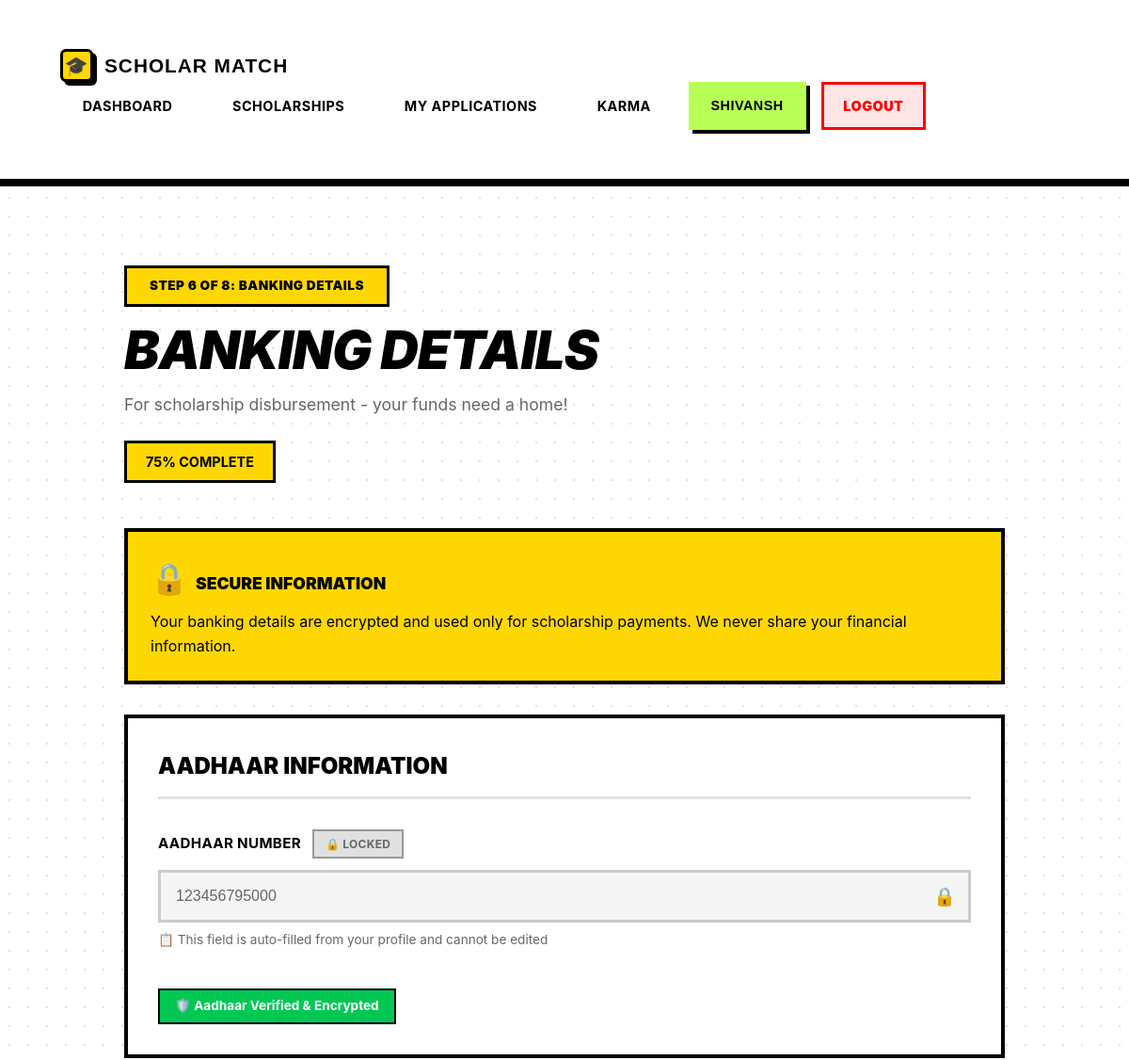
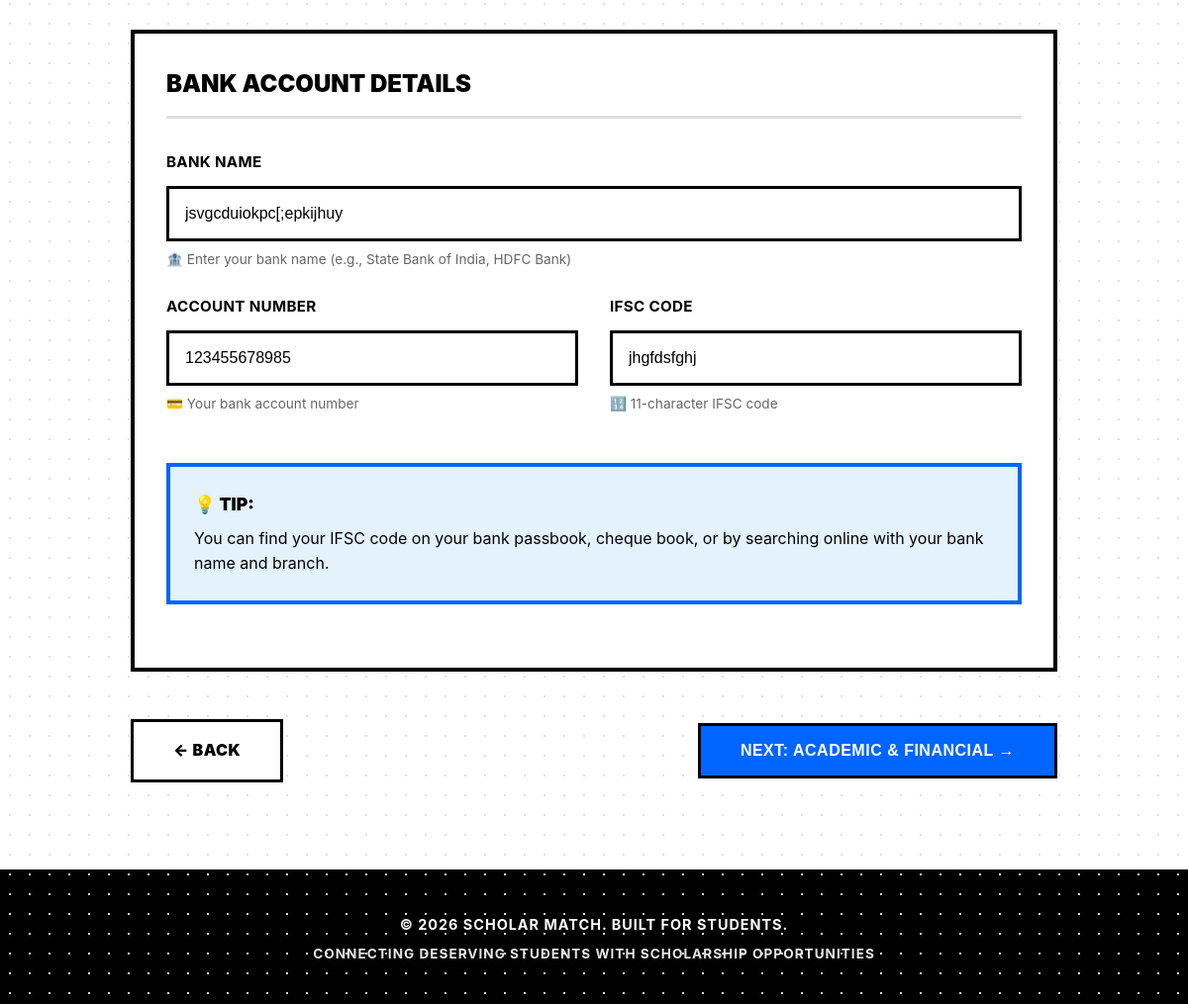
The page /accounts/otr/step6/ (signed in) on the database its author committed (2 pictures, top to bottom).
### users/models.py (models this page shows, shortened)
class User(AbstractUser):
    is_student = models.BooleanField(default=True)
    is_moderator = models.BooleanField(default=False)
    is_organization = models.BooleanField(default=False)

class StudentProfile(models.Model):
    user = models.OneToOneField(User, on_delete=models.CASCADE, primary_key=True)
    full_name = models.CharField(max_length=150)
    dob = models.DateField(null=True, blank=True, verbose_name="Date of Birth")
    gender = models.CharField(max_length=10, choices=[('Male', 'Male'), ('Female', 'Female'), ('Other', 'Other')], blank=True)
    father_name = models.CharField(max_length=150, blank=True)
    mother_name = models.CharField(max_length=150, blank=True)
    annual_income = models.DecimalField(max_digits=10, decimal_places=2, null=True, blank=True)
    caste_category = models.CharField(max_length=50, choices=[
        ('General', 'General'),
        ('OBC', 'OBC'),
        ('SC', 'SC'),
        ('ST', 'ST'),
        ('EWS', 'EWS')
    ], blank=True)
    is_disabled = models.BooleanField(default=False, verbose_name="Person with Disability")
    phone = models.CharField(max_length=15, blank=True)
    address = models.TextField(blank=True)
    pin_code = models.CharField(max_length=10, blank=True)
    city = models.CharField(max_length=100, blank=True)
    state = models.CharField(max_length=100, blank=True)
    aadhaar_number = models.CharField(max_length=12, blank=True, unique=True, null=True, help_text="12-digit Aadhaar number")
    bank_account_number = models.CharField(max_length=20, blank=True)
    bank_ifsc_code = models.CharField(max_length=11, blank=True, verbose_name="IFSC Code")
    bank_name = models.CharField(max_length=100, blank=True)
    otr_completed = models.BooleanField(default=False, help_text="Has student completed OTR?")
    otr_step = models.IntegerField(default=1, help_text="Current OTR step (1-7)")
    profile_completion = models.IntegerField(default=0, help_text="Profile completion percentage")
    total_karma_points = models.IntegerField(default=0, help_text="Total karma points balance")
    karma_rank = models.IntegerField(null=True, blank=True, help_text="Rank on leaderboard")
    verified_scholar_badge = models.BooleanField(default=False, help_text="Has purchased verified scholar badge")
    created_at = models.DateTimeField(auto_now_add=True)

### users/otr_views.py (the view)
# urls.py: path('otr/step6/',        otr_views.otr_step6,        name='otr_step6'),
@login_required
def otr_step6(request):
    profile = request.user.studentprofile
    if request.method == 'POST':
        form = OTRStep6Form(request.POST, instance=profile)
        if form.is_valid():
            form.save()
            profile.otr_step = 7
            profile.profile_completion = 75
            profile.save()
            messages.success(request, 'Banking details saved successfully!')
            return redirect('otr_step7')
    else:
        form = OTRStep6Form(instance=profile)
    return render(request, 'users/otr/step6_banking.html', {
        'form': form, 'profile': profile, 'step': 6
    })

### users/forms.py
class OTRStep6Form(forms.ModelForm):
    class Meta:
        model = StudentProfile
        fields = ['aadhaar_number', 'bank_account_number', 'bank_ifsc_code', 'bank_name']

### users/templates/users/otr/step6_banking.html (shortened to what this page needs)
{% extends 'base.html' %}
{% block content %}
<div class="otr-container">
    <div class="step-header">
        <div class="step-badge">STEP 6 OF 8: BANKING DETAILS</div>
        <h1 class="step-title">BANKING DETAILS</h1>
        <p class="step-subtitle">For scholarship disbursement - your funds need a home!</p>
        <div class="completion-badge">75% COMPLETE</div>
    </div>
    <form method="post">
        <div class="info-box">
            <strong><span class="info-icon">🔒</span>SECURE INFORMATION</strong>
            Your banking details are encrypted and used only for scholarship payments. We never share your financial
            information.
        </div>
        <div class="form-section">
            <h3>Aadhaar Information</h3>
            <div class="form-group field-lock-icon">
                <label for="{{ form.aadhaar_number.id_for_label }}">
                    Aadhaar Number
                    <span class="readonly-badge">🔒 Locked</span>
                </label>
                {{ form.aadhaar_number }}
                <div class="helper-text">📋 This field is auto-filled from your profile and cannot be edited</div>
            </div>
            <div class="secure-badge">
                🛡️ Aadhaar Verified & Encrypted
            </div>
        </div>
        <div class="form-section">
            <h3>Bank Account Details</h3>
            <div class="form-group">
                <label for="{{ form.bank_name.id_for_label }}">Bank Name</label>
                {{ form.bank_name }}
                <div class="helper-text">🏦 Enter your bank name (e.g., State Bank of India, HDFC Bank)</div>
            </div>
            <div class="form-row">
                <div class="form-group">
                    <label for="{{ form.bank_account_number.id_for_label }}">Account Number</label>
                    {{ form.bank_account_number }}
                    <div class="helper-text">💳 Your bank account number</div>
                </div>
                <div class="form-group">
                    <label for="{{ form.bank_ifsc_code.id_for_label }}">IFSC Code</label>
                    {{ form.bank_ifsc_code }}
                    <div class="helper-text">🔢 11-character IFSC code</div>
                </div>
            </div>
            <div class="info-box" style="background: #E3F2FD; border-color: var(--blue-primary);">
                <strong>💡 TIP:</strong>
                You can find your IFSC code on your bank passbook, cheque book, or by searching online with your bank
                name and branch.
            </div>
        </div>
        <div class="button-group">
            <a href="{% url 'otr_step5' %}" class="btn-secondary">← Back</a>
            <button type="submit" class="btn-primary">Next: Academic &amp; Financial &rarr;</button>
        </div>
    </form>
</div>
{% endblock %}

### templates/base.html (shortened to what this page needs)
<!DOCTYPE html>
<html lang="en">
<head>
</head>
<body>
    <nav>
        <div class="container">
            <a href="/" class="logo">
                <div class="logo-icon">🎓</div>
                <span>Scholar Match</span>
            </a>
            <ul>
                {% if user.is_authenticated %}
                {% if user.is_student %}
                <li><a href="{% url 'student_dashboard' %}">Dashboard</a></li>
                <li><a href="{% url 'scholarships:scholarship_list' %}">Scholarships</a></li>
                <li><a href="{% url 'applications:my_applications' %}">My Applications</a></li>
                <li><a href="{% url 'karma:karma_dashboard' %}">Karma</a></li>
                {% elif user.is_organization %}
                <li><a href="{% url 'funder_portal:funder_dashboard' %}">Dashboard</a></li>
                <li><a href="{% url 'funder_portal:create_scholarship' %}">Create Scholarship</a></li>
                <li><a href="{% url 'funder_portal:view_applications' %}">Applications</a></li>
                {% elif user.is_moderator %}
                <li><a href="{% url 'moderator_dashboard' %}">Dashboard</a></li>
                <li><a href="{% url 'moderator_add_scholarship' %}">Add Scholarship</a></li>
                <li><a href="{% url 'karma:moderator_overview' %}">Karma Review</a></li>
                {% endif %}
                <li>
                    <span class="user-info">{{ user.username }}</span>
                </li>
                <li><a href="{% url 'logout' %}" class="logout-btn">Logout</a></li>
                {% else %}
                <li><a href="{% url 'login' %}">Login</a></li>
                {% endif %}
            </ul>
        </div>
    </nav>
    <div class="container">
        {% block content %}
        {% endblock %}
    </div>
    <footer>
        <p>&copy; 2026 Scholar Match. Built for Students.</p>
        <p style="margin-top: 0.5rem; font-size: 0.85rem; opacity: 0.9;">Connecting Deserving Students with Scholarship
            Opportunities</p>
    </footer>
</body>
</html>

### templates/base.html (style rules this page uses)
* { margin: 0; padding: 0; box-sizing: border-box; }
:root { --primary-yellow: #FFD700; --neon-green: #B8FF57; --bright-blue: #0066FF; --black: #000000; --white: #FFFFFF; --light-gray: #f5f5f5; --text-gray: #666666; --border-black: #000000; --shadow-black: #000000; --bright-red: #FF0000; --bright-green: #00CC00; --bright-purple: #B8A4FF; --bright-orange: #FFA04A; }
body { font-family: 'Arial', 'Helvetica Neue', sans-serif; background: var(--light-gray); background-image: radial-gradient(circle, #d0d0d0 1px, transparent 1px); background-size: 20px 20px; color: var(--black); line-height: 1.6; min-height: 100vh; display: flex; flex-direction: column; }
nav { background: var(--white); border-bottom: 4px solid var(--black); padding: 0.75rem 2rem; box-shadow: 0 4px 0 var(--black); position: sticky; top: 0; z-index: 1000; }
nav .container { max-width: 1400px; margin: 0 auto; display: flex; justify-content: space-between; align-items: center; flex-wrap: wrap; }
nav .logo { color: var(--black); font-size: 1.3rem; font-weight: 900; text-decoration: none; display: flex; align-items: center; gap: 0.75rem; transition: all 0.2s ease; text-transform: uppercase; letter-spacing: 1px; font-family: 'Arial Black', sans-serif; }
nav .logo-icon { width: 35px; height: 35px; background: var(--primary-yellow); border: 3px solid var(--black); border-radius: 6px; display: flex; align-items: center; justify-content: center; font-size: 20px; box-shadow: 4px 4px 0 var(--black); }
nav ul { list-style: none; display: flex; gap: 1rem; align-items: center; flex-wrap: wrap; }
nav ul li a, nav ul li .user-info { color: var(--black); text-decoration: none; padding: 0.7rem 1.3rem; border-radius: 0; transition: all 0.2s ease; font-weight: 700; font-size: 0.9rem; display: block; text-transform: uppercase; letter-spacing: 0.5px; border: 3px solid transparent; }
nav .user-info { background: var(--neon-green); border: 3px solid var(--black); color: var(--black); padding: 0.7rem 1.5rem; font-weight: 900; box-shadow: 4px 4px 0 var(--black); font-family: 'Arial Black', sans-serif; }
nav .logout-btn { background: #FFE6E6; border: 3px solid var(--bright-red); color: var(--bright-red); font-weight: 900; }
.container { max-width: 1400px; margin: 0 auto; padding: 2.5rem 2rem; flex: 1; }
.btn-secondary { background-color: var(--primary-yellow); }
.form-group { margin-bottom: 1.5rem; }
.form-group label { display: block; margin-bottom: 0.5rem; color: var(--black); font-weight: 700; text-transform: uppercase; font-size: 0.85rem; letter-spacing: 0.5px; }
footer { background: var(--black); color: var(--white); text-align: center; padding: 2.5rem 2rem; margin-top: auto; border-top: 4px solid var(--black); }
footer p { font-weight: 700; text-transform: uppercase; letter-spacing: 1px; font-size: 0.9rem; }

### rows shown on the page
User: username "SHIVANSH"
StudentProfile: aadhaar_number "123456795000", bank_name "jsvgcduiokpc[;epkijhuy", bank_account_number "123455678985", bank_ifsc_code "jhgfdsfghj"
